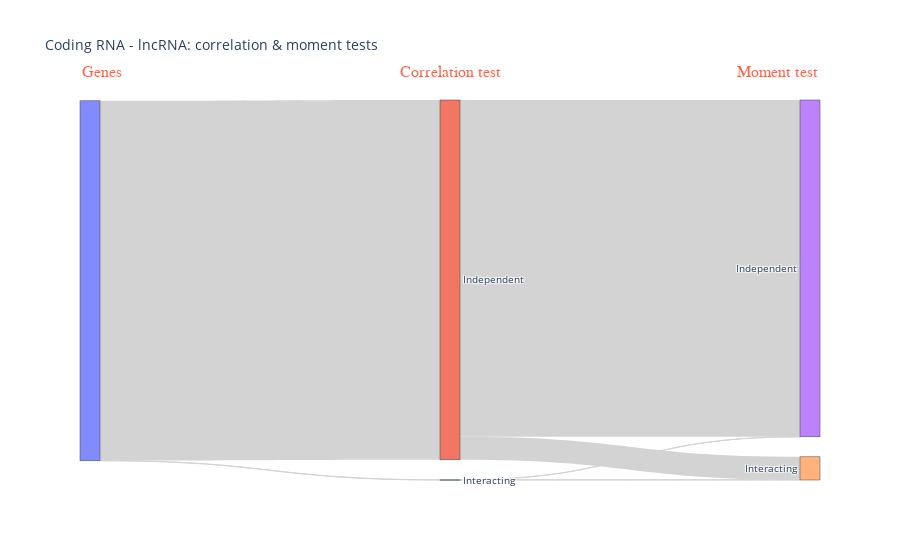

Notebook code cell kept with this figure:
### Code cell
sankey_from_df(result_df(correlation_pcRNA_lncRNA, moment_pcRNA_lncRNA), "Coding RNA - lncRNA: correlation & moment tests")

### Figure 1 — Plotly figure (JSON) as saved in the notebook; plotly's stock layout.template omitted (floating-point values rounded to 4 significant figures)
{"data": [{"link": {"color": "lightgrey", "source": [0, 0, 1, 1, 2, 2], "target": [1, 2, 3, 4, 3, 4], "value": [16189, 11, 15155, 1034, 1, 10]}, "node": {"label": ["", "Independent", "Interacting", "Independent", "Interacting"]}, "type": "sankey"}], "layout": {"annotations": [{"align": "center", "font": {"color": "tomato", "family": "Courier New, monospace", "size": 16}, "showarrow": false, "text": "Genes", "x": 0, "xref": "paper", "y": 1.1, "yref": "paper"}, {"align": "center", "font": {"color": "tomato", "family": "Courier New, monospace", "size": 16}, "showarrow": false, "text": "Correlation test", "x": 0.5, "xref": "paper", "y": 1.1, "yref": "paper"}, {"align": "center", "font": {"color": "tomato", "family": "Courier New, monospace", "size": 16}, "showarrow": false, "text": "Moment test", "x": 1, "xref": "paper", "y": 1.1, "yref": "paper"}], "font": {"size": 10}, "plot_bgcolor": "rgba(0,0,0,0)", "title": {"text": "Coding RNA - lncRNA: correlation & moment tests"}, "xaxis": {"showgrid": false, "visible": false, "zeroline": false}, "yaxis": {"showgrid": false, "visible": false, "zeroline": false}}}
